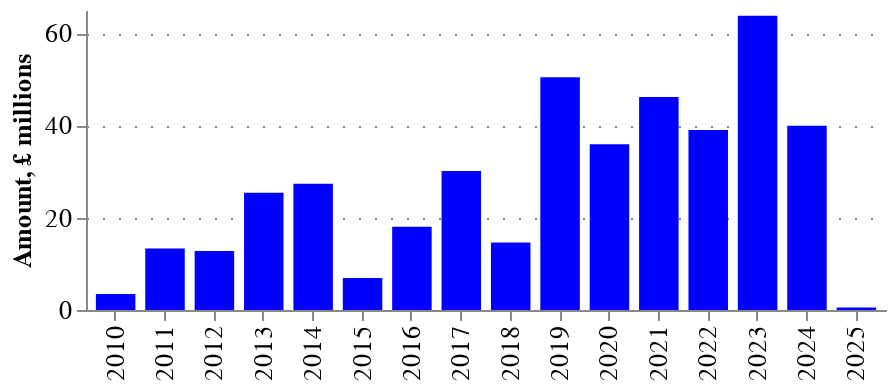

The cell this chart's notebook holds for it:
### Code cell
fig = charts.ts_bar(
    ts_df,
    variable='amount',
    variable_title="Amount, £ millions",
    category_column="_category",
)
charts.configure_plots(fig, chart_title="")

### Figure 1 — Vega-Lite specification as saved in the notebook (floating-point values rounded to 4 significant figures)
{"config": {"title": {"font": "Averta", "anchor": "start"}, "subtitle": {"font": "Averta"}, "axis": {"labelFont": "Averta", "titleFont": "Averta", "gridColor": "grey", "gridDash": [1, 7], "labelFontSize": 13, "titleFontSize": 13}, "header": {"labelFont": "Averta", "titleFont": "Averta"}, "legend": {"labelFont": "Averta", "titleFont": "Averta", "labelFontSize": 13, "titleFontSize": 13}, "range": {"category": ["#0000FF", "#FDB633", "#18A48C", "#9A1BBE", "#EB003B", "#FF6E47", "#646363", "#0F294A", "#97D9E3", "#A59BEE", "#F6A4B7", "#D2C9C0", "#FFFFFF", "#000000"], "ordinal": {"scheme": ["#0000FF", "#FDB633", "#18A48C", "#9A1BBE", "#EB003B", "#FF6E47", "#646363", "#0F294A", "#97D9E3", "#A59BEE", "#F6A4B7", "#D2C9C0", "#FFFFFF", "#000000"]}}, "view": {"strokeWidth": 0}}, "data": {"name": "data-3f3d7f4494aa2c8e1cec938d88d94f3a"}, "mark": {"type": "bar", "fillOpacity": 1, "filled": true, "strokeOpacity": 1, "strokeWidth": 1.5}, "encoding": {"color": {"field": "_category", "legend": null, "type": "nominal"}, "tooltip": [{"field": "_category", "title": "", "type": "nominal"}, {"field": "year", "title": "", "type": "ordinal"}, {"field": "amount", "format": ",.3f", "title": "Amount, £ millions", "type": "quantitative"}], "x": {"field": "year", "title": "", "type": "ordinal"}, "xOffset": {"field": "_category", "type": "nominal"}, "y": {"field": "amount", "title": "Amount, £ millions", "type": "quantitative"}}, "height": 150, "title": {"anchor": "start", "text": "", "fontSize": 16, "subtitle": "", "subtitleFont": "Averta", "subtitleFontSize": 13}, "width": 400, "$schema": "https://vega.github.io/schema/vega-lite/v5.20.1.json", "datasets": {"data-3f3d7f4494aa2c8e1cec938d88d94f3a": [{"time_period": "2010-01-01T00:00:00", "year": 2010, "n_projects": 12, "amount": 3.463, "amount_median": 156400.0, "_category": "category"}, {"time_period": "2011-01-01T00:00:00", "year": 2011, "n_projects": 24, "amount": 13.32, "amount_median": 193000.0, "_category": "category"}, {"time_period": "2012-01-01T00:00:00", "year": 2012, "n_projects": 56, "amount": 12.8, "amount_median": 102000.0, "_category": "category"}, {"time_period": "2013-01-01T00:00:00", "year": 2013, "n_projects": 57, "amount": 25.38, "amount_median": 69770.0, "_category": "category"}, {"time_period": "2014-01-01T00:00:00", "year": 2014, "n_projects": 75, "amount": 27.36, "amount_median": 38640.0, "_category": "category"}, {"time_period": "2015-01-01T00:00:00", "year": 2015, "n_projects": 53, "amount": 6.951, "amount_median": 70670.0, "_category": "category"}, {"time_period": "2016-01-01T00:00:00", "year": 2016, "n_projects": 49, "amount": 18.06, "amount_median": 204200.0, "_category": "category"}, {"time_period": "2017-01-01T00:00:00", "year": 2017, "n_projects": 90, "amount": 30.11, "amount_median": 149200.0, "_category": "category"}, {"time_period": "2018-01-01T00:00:00", "year": 2018, "n_projects": 59, "amount": 14.62, "amount_median": 143300.0, "_category": "category"}, {"time_period": "2019-01-01T00:00:00", "year": 2019, "n_projects": 100, "amount": 50.45, "amount_median": 171200.0, "_category": "category"}, {"time_period": "2020-01-01T00:00:00", "year": 2020, "n_projects": 90, "amount": 35.9, "amount_median": 111200.0, "_category": "category"}, {"time_period": "2021-01-01T00:00:00", "year": 2021, "n_projects": 77, "amount": 46.15, "amount_median": 46980.0, "_category": "category"}, {"time_period": "2022-01-01T00:00:00", "year": 2022, "n_projects": 128, "amount": 39.02, "amount_median": 116300.0, "_category": "category"}, {"time_period": "2023-01-01T00:00:00", "year": 2023, "n_projects": 122, "amount": 63.73, "amount_median": 287300.0, "_category": "category"}, {"time_period": "2024-01-01T00:00:00", "year": 2024, "n_projects": 51, "amount": 39.93, "amount_median": 251300.0, "_category": "category"}, {"time_period": "2025-01-01T00:00:00", "year": 2025, "n_projects": 1, "amount": 0.5357, "amount_median": 535700.0, "_category": "category"}]}}
